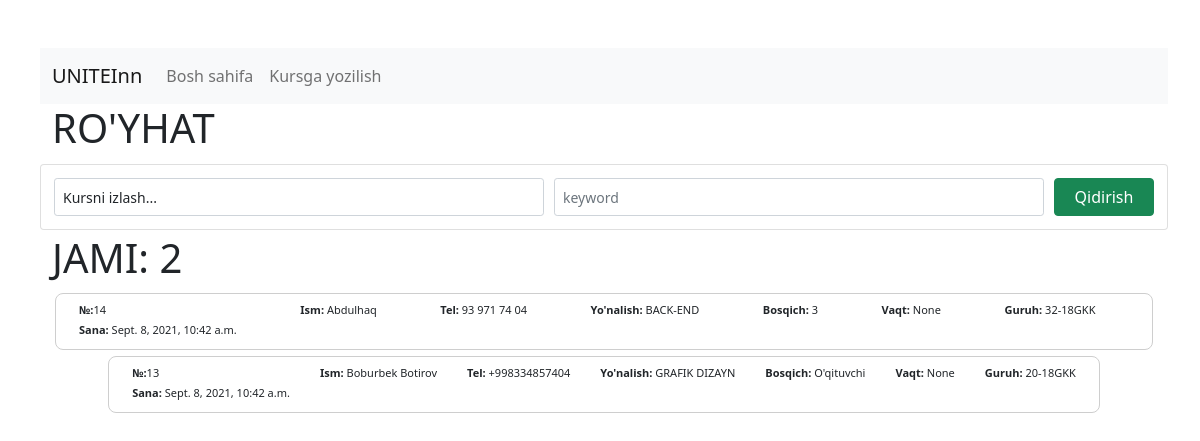
/table, run on an earlier commit of the app's database.
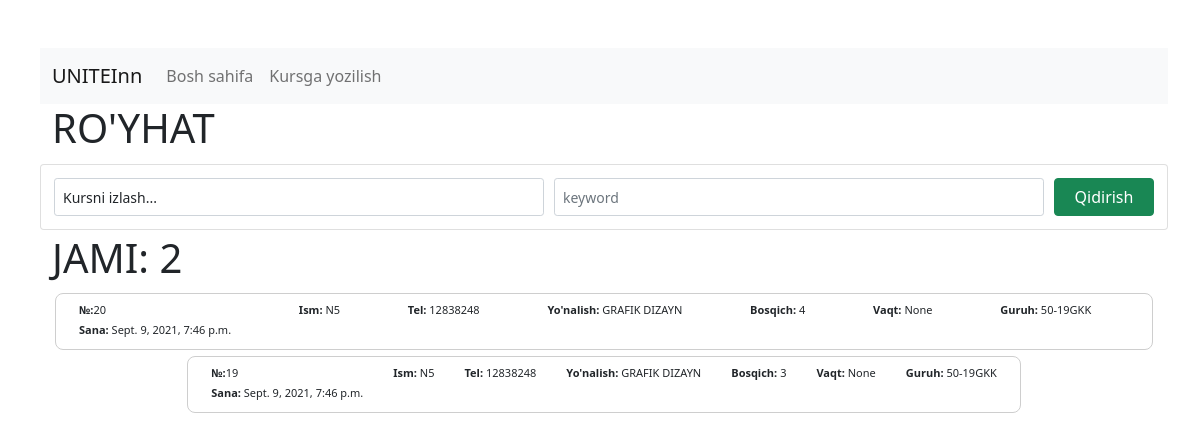
And on a later commit of the database.
### main/models.py (models this page shows, shortened)
class UnitForm(models.Model):
    name=models.CharField(max_length=100)
    phone=models.CharField(max_length=13)
    SELECTED="KURSNI TANLANG"
    BACKEND="PYTHON dasturlash tili (back-end)"
    GRAFIKDIZAYN="GRAFIK DIZAYN"
    GRAFIKMODEL="GRAFIK MODELLASHTIRISH"
    FRONTEND="JAVASCRIPT dasturlash tili (front-end)"
    ROBOTOTEXNIKA="ROBOTOTEXNIKA VA MEXATRONIKA"
    SMM="SMM kursi (online marketing)"
    ANDROID="ANDROID mobil dasturlash"
    COURSES=(
        (SELECTED,SELECTED),
        (BACKEND,BACKEND),
        (GRAFIKDIZAYN,GRAFIKDIZAYN),
        (GRAFIKMODEL,GRAFIKMODEL),
        (FRONTEND,FRONTEND),
        (ROBOTOTEXNIKA,ROBOTOTEXNIKA),
        (SMM,SMM),
        (ANDROID,ANDROID)
    )
    direction=models.CharField(choices=COURSES,max_length=100)
    section=(
        ('NECHINCHI BOSQICH TALABASI','NECHINCHI BOSQICH TALABASI'),
        ("1","1"),
        ("2","2"),
        ("3","3"),
        ("4","4"),
        ("O'qituvchi","O'qituvchi")
    )
    CHOICE_TIME=(
        ('SIZGA QAYSI VAQT QULAY','SIZGA QAYSI VAQT QULAY'),
        ('ERTALAB (8-12)','ERTALAB (8-12)'),
        ('KECHKI (13-20)','KECHKI (13-20)')
    )
    time_managment=models.CharField(max_length=100,choices=CHOICE_TIME,null=True)
    group_number=models.CharField(max_length=10)
    course_number=models.CharField(choices=section,max_length=100)
    time_at=models.DateTimeField(auto_now_add=True,blank=True)

### main/views.py (the view)
# urls.py: path('table',table_view,name="table_url"),
def table_view(request):
    direction=request.GET.get('courses','')
    keyvalue=request.GET.get('keyvalue','')
    if keyvalue!='':
        print(keyvalue)
        query_list=Q(direction__icontains=keyvalue) | Q(name__icontains=keyvalue)
        user=UnitForm.objects.filter(query_list).order_by('-time_at')
    elif direction!='':
        query_list=Q(direction=direction)
        user=UnitForm.objects.filter(query_list).order_by('-time_at')
    else:
        user=UnitForm.objects.all().order_by('-time_at')
    return render(request,'table.html',context={'users':user})

### templates/table.html (shortened to what this page needs)
{% load static %}
<!doctype html>
<html lang="en">
<head>
    <link href="https://cdn.jsdelivr.net/npm/bootstrap@5.1.1/dist/css/bootstrap.min.css" rel="stylesheet"
>
    <link rel="stylesheet" href="{% static './css/table.css' %}">
</head>
<body class="row justify-content-center align-items-center p-5 flex-column">
    <nav class="navbar navbar-expand-lg navbar-light bg-light">
        <a class="navbar-brand" href="{% url 'index_url' %}">UNITEInn</a>
        <div class="collapse navbar-collapse" id="navbarNav">
            <ul class="navbar-nav">
                <li class="nav-item active">
                    <a class="nav-link" href="{% url 'index_url'  %}">Bosh sahifa </a>
                </li>
                <li class="nav-item">
                    <a class="nav-link" href="{% url 'register_url' %}">Kursga yozilish</a>
                </li>
            </ul>
        </div>
    </nav>
    <h1>RO'YHAT</h1>
    <form id="form_id" method="GET" action="{% url 'table_url' %}" id="tbb" class="header card flex-row flex-wrap p-2 m-1" style="width: 100vw;">
        <select class="col form-control form-control-sm" name="courses" required>
            <option selected disabled>Kursni izlash...</option>
        </select>
        <input name="keyvalue" type="text" class="col form-control form-control-sm" placeholder="keyword">
        <input type="submit" class="btn btn-success" value="Qidirish">
    </form>
    {% if users %}
    <h1>JAMI: {{users.count}}</h1>
    {% for user in users%}
    <div class="boxes d-flex">
        <div class="c row">
            <p> <b>№:</b>{{user.id}}</p>
            <p> <b>Ism:</b> {{user.name}}</p>
            <p> <b>Tel:</b> {{user.phone}}</p>
            <p> <b>Yo'nalish:</b> {{user.direction}}</p>
            <p> <b>Bosqich:</b> {{user.course_number}}</p>
            <p> <b>Vaqt:</b> {{user.time_managment}}</p>
            <p> <b>Guruh:</b> {{user.group_number}}GKK</p>
            <p> <b>Sana:</b> {{user.time_at}}</p>
    </div>
    {% endfor %}
    {% else %}
    <div style="display: absolute; left: 50%; top:50%; transform: translate(-50%, -50%);" >
        <h1 style="font-size: 50px;" >Ro'yhat bo'sh</h1>
    </div>
    {% endif %}
</body>
</html>

What changed in the data, as far as the page shows it:
removed UnitForm: id "14", name "Abdulhaq", phone "93 971 74 04", direction "BACK-END", course_number "3", time_managment "None", group_number "32-18", time_at "Sept. 8, 2021, 10:42 a.m."
removed UnitForm: id "13", name "Boburbek Botirov", phone "+998334857404", direction "GRAFIK DIZAYN", course_number "O'qituvchi", time_managment "None", group_number "20-18", time_at "Sept. 8, 2021, 10:42 a.m."
added UnitForm: id "20", name "N5", phone "12838248", direction "GRAFIK DIZAYN", course_number "4", time_managment "None", group_number "50-19", time_at "Sept. 9, 2021, 7:46 p.m."
added UnitForm: id "19", name "N5", phone "12838248", direction "GRAFIK DIZAYN", course_number "3", time_managment "None", group_number "50-19", time_at "Sept. 9, 2021, 7:46 p.m."
